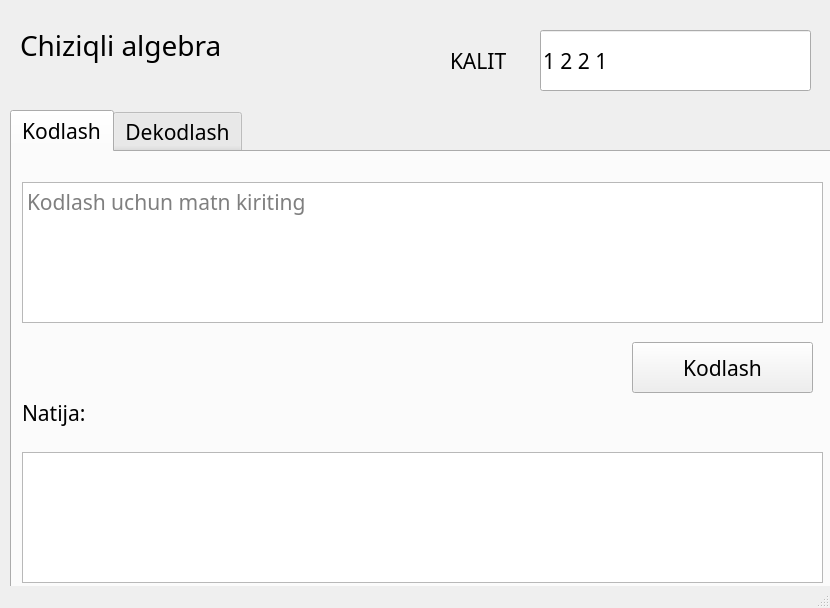
<?xml version="1.0" encoding="UTF-8"?>
<ui version="4.0">
 <class>Encode</class>
 <widget class="QMainWindow" name="Encode">
  <property name="geometry">
   <rect>
    <x>0</x>
    <y>0</y>
    <width>830</width>
    <height>608</height>
   </rect>
  </property>
  <property name="windowTitle">
   <string>Teskari matritsa</string>
  </property>
  <property name="windowIcon">
   <iconset>
    <normaloff>logo.png</normaloff>logo.png</iconset>
  </property>
  <widget class="QWidget" name="centralwidget">
   <widget class="QLabel" name="label">
    <property name="geometry">
     <rect>
      <x>450</x>
      <y>30</y>
      <width>71</width>
      <height>61</height>
     </rect>
    </property>
    <property name="font">
     <font>
      <family>Rockwell</family>
      <pointsize>16</pointsize>
     </font>
    </property>
    <property name="text">
     <string>KALIT</string>
    </property>
   </widget>
   <widget class="QTabWidget" name="tabWidget">
    <property name="geometry">
     <rect>
      <x>10</x>
      <y>110</y>
      <width>821</width>
      <height>481</height>
     </rect>
    </property>
    <property name="font">
     <font>
      <family>Rockwell</family>
      <pointsize>16</pointsize>
     </font>
    </property>
    <property name="currentIndex">
     <number>0</number>
    </property>
    <widget class="QWidget" name="tab">
     <attribute name="title">
      <string>Kodlash</string>
     </attribute>
     <widget class="QPushButton" name="encode">
      <property name="geometry">
       <rect>
        <x>620</x>
        <y>190</y>
        <width>181</width>
        <height>51</height>
       </rect>
      </property>
      <property name="font">
       <font>
        <family>Rockwell</family>
        <pointsize>16</pointsize>
       </font>
      </property>
      <property name="text">
       <string>Kodlash</string>
      </property>
     </widget>
     <widget class="QTextEdit" name="input_1">
      <property name="geometry">
       <rect>
        <x>10</x>
        <y>30</y>
        <width>801</width>
        <height>141</height>
       </rect>
      </property>
      <property name="font">
       <font>
        <family>Rockwell</family>
       </font>
      </property>
      <property name="html">
       <string>&lt;!DOCTYPE HTML PUBLIC &quot;-//W3C//DTD HTML 4.0//EN&quot; &quot;http://www.w3.org/TR/REC-html40/strict.dtd&quot;&gt;
&lt;html&gt;&lt;head&gt;&lt;meta name=&quot;qrichtext&quot; content=&quot;1&quot; /&gt;&lt;style type=&quot;text/css&quot;&gt;
p, li { white-space: pre-wrap; }
&lt;/style&gt;&lt;/head&gt;&lt;body style=&quot; font-family:'Rockwell'; font-size:16pt; font-weight:400; font-style:normal;&quot;&gt;
&lt;p style=&quot;-qt-paragraph-type:empty; margin-top:0px; margin-bottom:0px; margin-left:0px; margin-right:0px; -qt-block-indent:0; text-indent:0px; font-family:'MS Shell Dlg 2';&quot;&gt;&lt;br /&gt;&lt;/p&gt;&lt;/body&gt;&lt;/html&gt;</string>
      </property>
      <property name="placeholderText">
       <string>Kodlash uchun matn kiriting</string>
      </property>
     </widget>
     <widget class="QTextEdit" name="encoded">
      <property name="geometry">
       <rect>
        <x>10</x>
        <y>300</y>
        <width>801</width>
        <height>131</height>
       </rect>
      </property>
      <property name="font">
       <font>
        <family>Rockwell</family>
       </font>
      </property>
      <property name="readOnly">
       <bool>true</bool>
      </property>
      <property name="html">
       <string>&lt;!DOCTYPE HTML PUBLIC &quot;-//W3C//DTD HTML 4.0//EN&quot; &quot;http://www.w3.org/TR/REC-html40/strict.dtd&quot;&gt;
&lt;html&gt;&lt;head&gt;&lt;meta name=&quot;qrichtext&quot; content=&quot;1&quot; /&gt;&lt;style type=&quot;text/css&quot;&gt;
p, li { white-space: pre-wrap; }
&lt;/style&gt;&lt;/head&gt;&lt;body style=&quot; font-family:'Rockwell'; font-size:16pt; font-weight:400; font-style:normal;&quot;&gt;
&lt;p style=&quot;-qt-paragraph-type:empty; margin-top:0px; margin-bottom:0px; margin-left:0px; margin-right:0px; -qt-block-indent:0; text-indent:0px;&quot;&gt;&lt;br /&gt;&lt;/p&gt;&lt;/body&gt;&lt;/html&gt;</string>
      </property>
     </widget>
     <widget class="QLabel" name="label_2">
      <property name="geometry">
       <rect>
        <x>10</x>
        <y>240</y>
        <width>91</width>
        <height>41</height>
       </rect>
      </property>
      <property name="font">
       <font>
        <family>Rockwell</family>
       </font>
      </property>
      <property name="text">
       <string>Natija:</string>
      </property>
     </widget>
    </widget>
    <widget class="QWidget" name="tab_2">
     <attribute name="title">
      <string>Dekodlash</string>
     </attribute>
     <widget class="QPushButton" name="decode">
      <property name="geometry">
       <rect>
        <x>620</x>
        <y>190</y>
        <width>181</width>
        <height>51</height>
       </rect>
      </property>
      <property name="font">
       <font>
        <pointsize>16</pointsize>
       </font>
      </property>
      <property name="text">
       <string>Dekodlash</string>
      </property>
     </widget>
     <widget class="QTextEdit" name="input_2">
      <property name="geometry">
       <rect>
        <x>10</x>
        <y>30</y>
        <width>801</width>
        <height>141</height>
       </rect>
      </property>
      <property name="html">
       <string>&lt;!DOCTYPE HTML PUBLIC &quot;-//W3C//DTD HTML 4.0//EN&quot; &quot;http://www.w3.org/TR/REC-html40/strict.dtd&quot;&gt;
&lt;html&gt;&lt;head&gt;&lt;meta name=&quot;qrichtext&quot; content=&quot;1&quot; /&gt;&lt;style type=&quot;text/css&quot;&gt;
p, li { white-space: pre-wrap; }
&lt;/style&gt;&lt;/head&gt;&lt;body style=&quot; font-family:'Rockwell'; font-size:16pt; font-weight:400; font-style:normal;&quot;&gt;
&lt;p style=&quot;-qt-paragraph-type:empty; margin-top:0px; margin-bottom:0px; margin-left:0px; margin-right:0px; -qt-block-indent:0; text-indent:0px; font-family:'MS Shell Dlg 2';&quot;&gt;&lt;br /&gt;&lt;/p&gt;&lt;/body&gt;&lt;/html&gt;</string>
      </property>
      <property name="placeholderText">
       <string>Kodlangan xabarni bu yerga kiriting</string>
      </property>
     </widget>
     <widget class="QTextEdit" name="decoded">
      <property name="geometry">
       <rect>
        <x>10</x>
        <y>300</y>
        <width>801</width>
        <height>131</height>
       </rect>
      </property>
      <property name="readOnly">
       <bool>true</bool>
      </property>
      <property name="html">
       <string>&lt;!DOCTYPE HTML PUBLIC &quot;-//W3C//DTD HTML 4.0//EN&quot; &quot;http://www.w3.org/TR/REC-html40/strict.dtd&quot;&gt;
&lt;html&gt;&lt;head&gt;&lt;meta name=&quot;qrichtext&quot; content=&quot;1&quot; /&gt;&lt;style type=&quot;text/css&quot;&gt;
p, li { white-space: pre-wrap; }
&lt;/style&gt;&lt;/head&gt;&lt;body style=&quot; font-family:'Rockwell'; font-size:16pt; font-weight:400; font-style:normal;&quot;&gt;
&lt;p style=&quot;-qt-paragraph-type:empty; margin-top:0px; margin-bottom:0px; margin-left:0px; margin-right:0px; -qt-block-indent:0; text-indent:0px; font-family:'MS Shell Dlg 2';&quot;&gt;&lt;br /&gt;&lt;/p&gt;&lt;/body&gt;&lt;/html&gt;</string>
      </property>
     </widget>
     <widget class="QLabel" name="label_3">
      <property name="geometry">
       <rect>
        <x>10</x>
        <y>240</y>
        <width>91</width>
        <height>41</height>
       </rect>
      </property>
      <property name="text">
       <string>Natija:</string>
      </property>
     </widget>
    </widget>
   </widget>
   <widget class="QLineEdit" name="key_matrix">
    <property name="geometry">
     <rect>
      <x>540</x>
      <y>30</y>
      <width>271</width>
      <height>61</height>
     </rect>
    </property>
    <property name="font">
     <font>
      <family>Rockwell</family>
      <pointsize>16</pointsize>
     </font>
    </property>
    <property name="text">
     <string>1 2 2 1</string>
    </property>
    <property name="cursorPosition">
     <number>7</number>
    </property>
   </widget>
   <widget class="QLabel" name="label_4">
    <property name="geometry">
     <rect>
      <x>20</x>
      <y>10</y>
      <width>411</width>
      <height>71</height>
     </rect>
    </property>
    <property name="font">
     <font>
      <family>Rockwell</family>
      <pointsize>21</pointsize>
     </font>
    </property>
    <property name="text">
     <string>Chiziqli algebra</string>
    </property>
   </widget>
  </widget>
  <widget class="QStatusBar" name="statusbar"/>
 </widget>
 <resources/>
 <connections/>
</ui>
